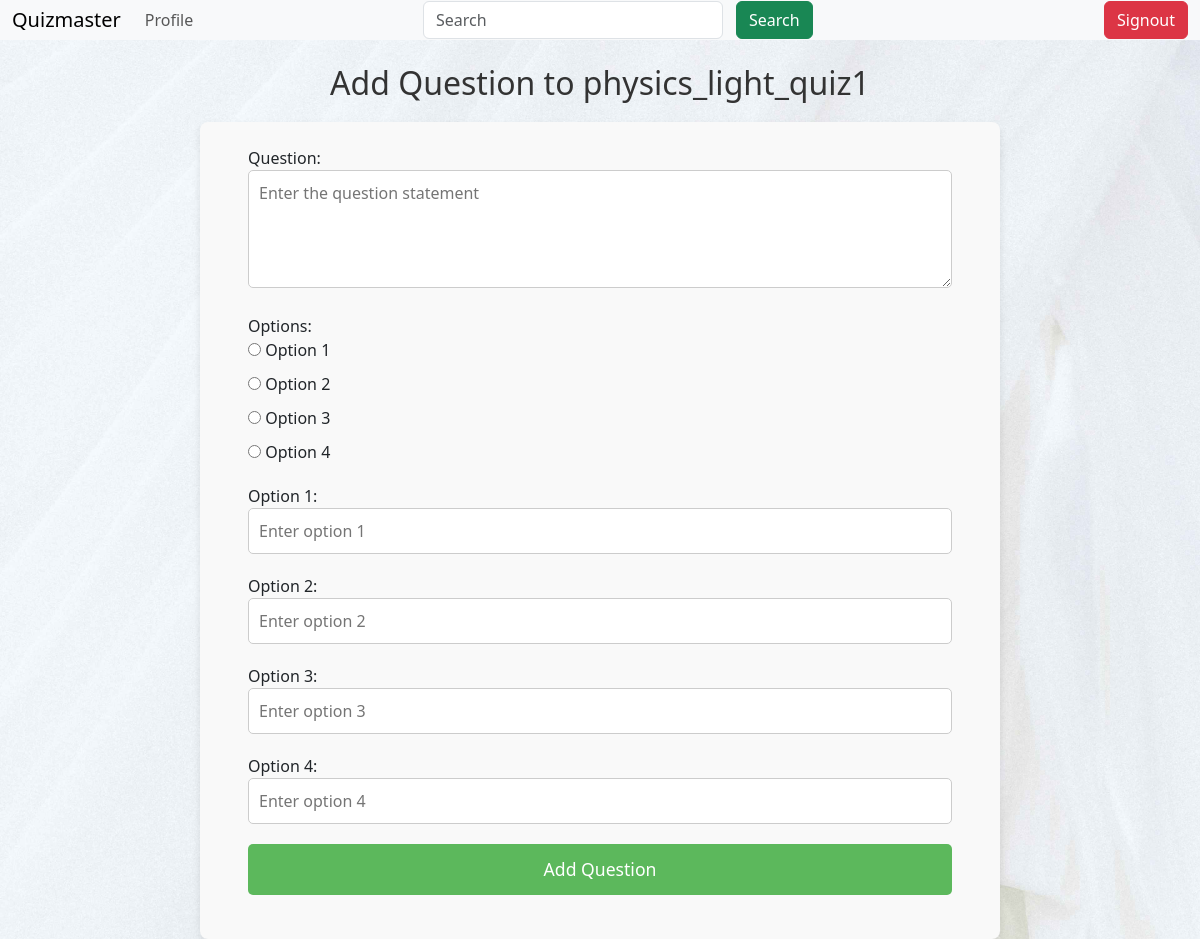
/quiz/1/add_question (signed in), run on an earlier commit of the app's database.
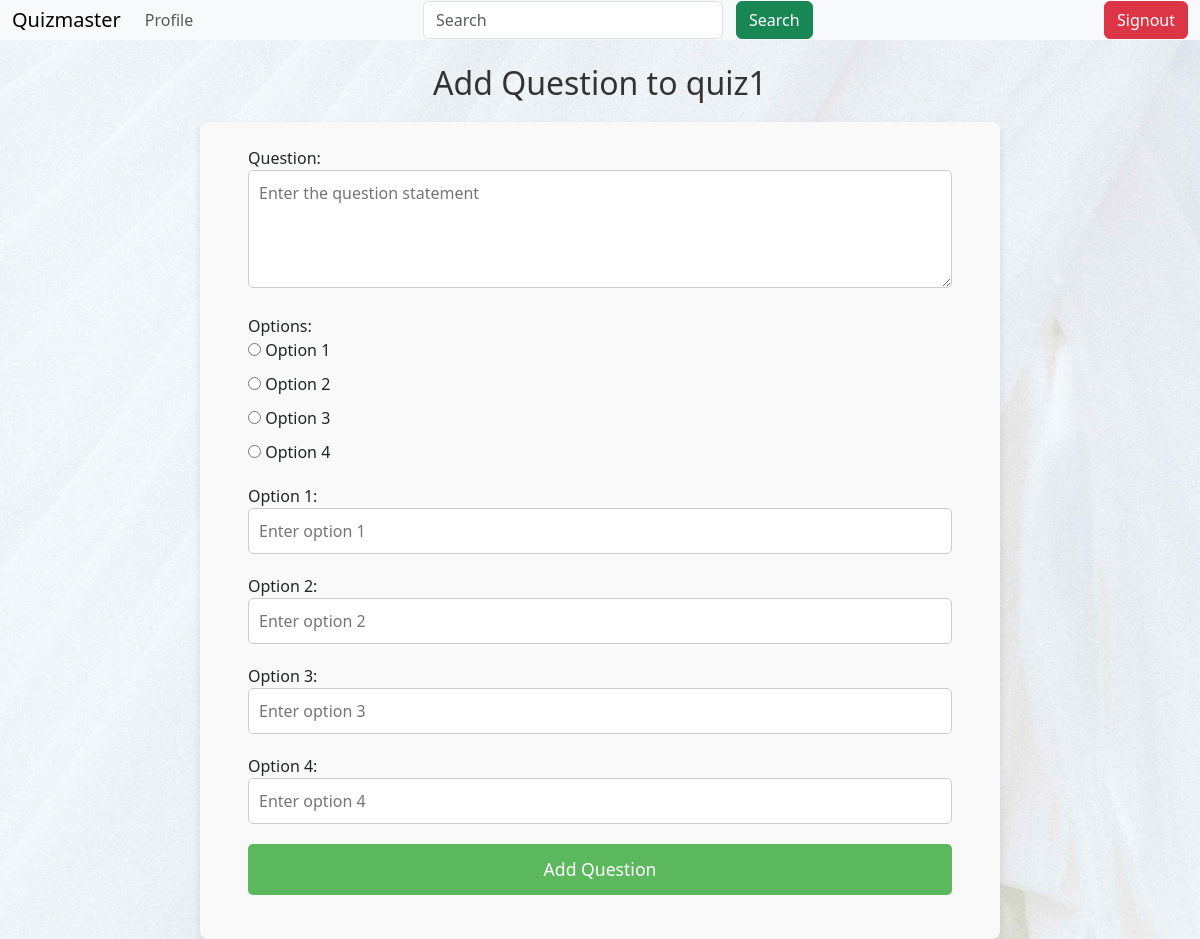
And on a later commit of the database.
### models/models.py (models this page shows)
class Quiz(db.Model):
    __tablename__ = "quiz"
    id = db.Column(db.Integer, primary_key=True)
    name = db.Column(db.String(100), nullable=False)
    chapter_id = db.Column(db.Integer, db.ForeignKey('chapter.id'), nullable=False)
    date_of_quiz = db.Column(db.DateTime, nullable=False, default=datetime.utcnow)
    time_duration = db.Column(db.String(5), nullable=True)  # hh:mm format
    remarks = db.Column(db.Text)
    questions = db.relationship('Question', backref='quiz', lazy=True, cascade='all, delete')

### controllers/routes.py (the view, shortened to what this page needs)
@app.route('/quiz/<int:quiz_id>/add_question', methods=['GET', 'POST'])
@authcheck
def add_question(quiz_id):
    quiz = Quiz.query.get(quiz_id)
    if not quiz:
        return "Quiz not found", 404
    return render_template('quiz_form.html', quiz=quiz)

### controllers/routes.py (called while the page is built)
def authcheck(func):
    @wraps(func)
    def wrapper(*args, **kwargs):
        if 'user_id' not in session:
            flash('Please login to access this page')
            return redirect(url_for('login'))
        return func(*args, **kwargs)
    return wrapper

### templates/quiz_form.html (shortened to what this page needs)
{% extends "layout.html" %}
{% block content %}
    {% include 'navbar.html' %}
    <br>
    <h1 class="form-title">Add Question to {{ quiz.name }}</h1>
    <div class="form-container">
        <form method="POST">
            <div class="form-group">
                <label for="question_statement">Question:</label>
                <textarea name="question_statement" id="question_statement" class="for-control" rows="4" placeholder="Enter the question statement" required></textarea>
            </div>
            <div class="form-group">
                <label>Options:</label><br>
                <div class="radio-option">
                    <label for="option_1">
                        <input type="radio" name="correct_option" value="1" required> Option 1
                    </label>
                </div>
                <div class="radio-option">
                    <label for="option_2">
                        <input type="radio" name="correct_option" value="2"> Option 2
                    </label>
                </div>
                <div class="radio-option">
                    <label for="option_3">
                        <input type="radio" name="correct_option" value="3"> Option 3
                    </label>
                </div>
                <div class="radio-option">
                    <label for="option_4">
                        <input type="radio" name="correct_option" value="4"> Option 4
                    </label>
                </div>
            </div>
            <div class="form-group">
                <label for="option_1">Option 1:</label>
                <input type="text" name="option_1" id="option_1" class="for-input" placeholder="Enter option 1" required>
            </div>
            <div class="form-group">
                <label for="option_2">Option 2:</label>
                <input type="text" name="option_2" id="option_2" class="for-input" placeholder="Enter option 2" required>
            </div>
            <div class="form-group">
                <label for="option_3">Option 3:</label>
                <input type="text" name="option_3" id="option_3" class="for-input" placeholder="Enter option 3" required>
            </div>
            <div class="form-group">
                <label for="option_4">Option 4:</label>
                <input type="text" name="option_4" id="option_4" class="for-input" placeholder="Enter option 4" required>
            </div>
            <div class="form-group text-center">
                <button type="submit" class="submit-btn">Add Question</button>
            </div>
        </form>
    </div>
{% endblock %}

What changed in the data, as far as the page shows it:
changed Quiz: name "physics_light_quiz1" → "quiz1"
